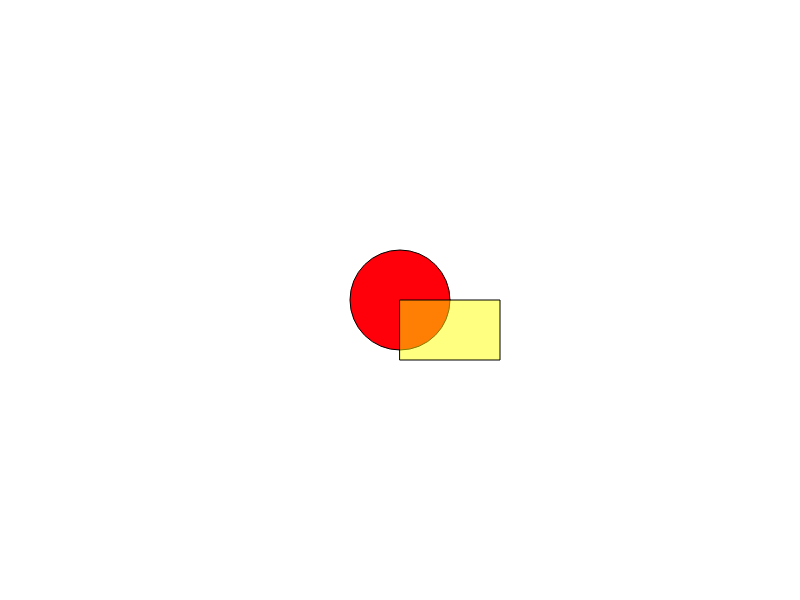
Frame 1 (no input)
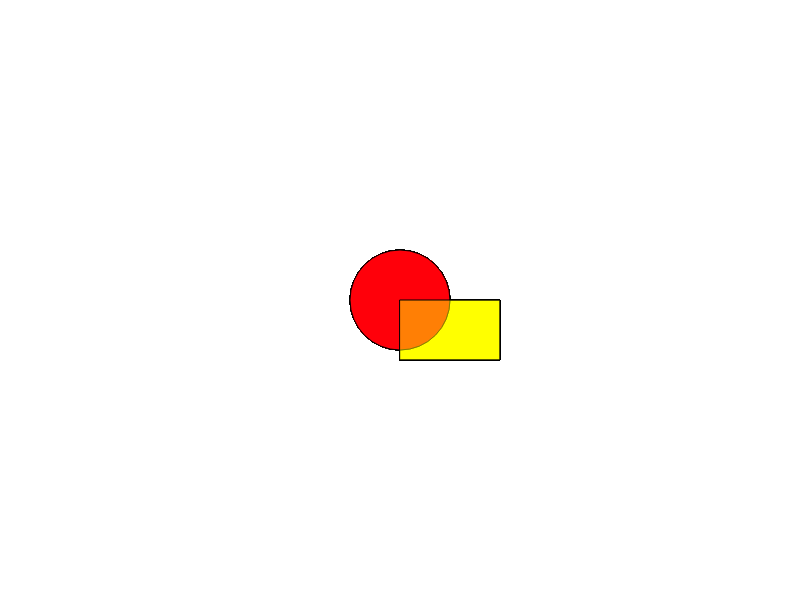
Frame 60 (no input)
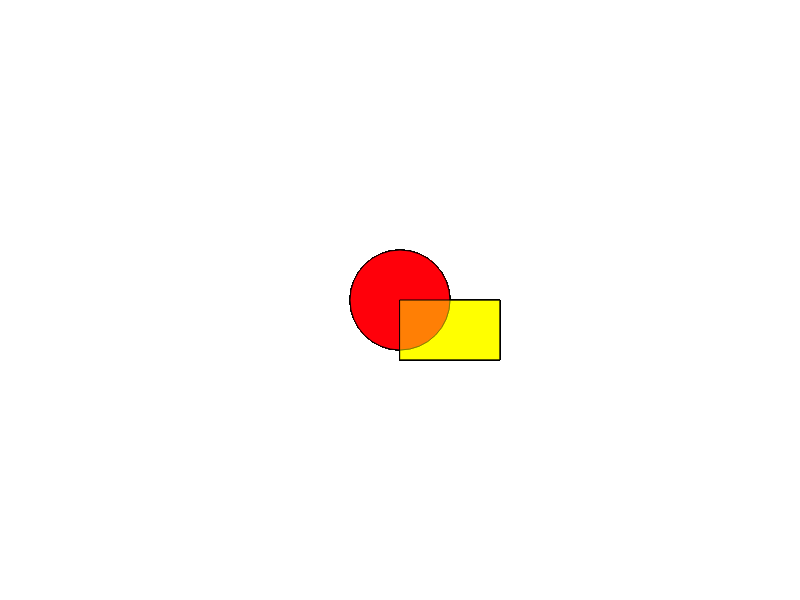
Frame 120 (the mouse pressed at the canvas centre since frame 60)

The p5.js sketch that drew these frames (run headless with seeded random() and noise() and a simulated clock; from frame 60 on, the mouse is pressed at the canvas centre):

// p5.js sketch
// ── sketch.js
/* 
填充颜色相关函数
fill(),stroke(),noFill(),noStroke()
*/

//setup()函数首先被执行，且只执行一次 
function setup() {
    createCanvas(800, 600);// 第一个参数800为画布宽度，第二个参数600为高度
    // noStroke();//取消边缘颜色填充
}

//draw()函数按照一定的帧率(frameRate)重复执行 
function draw() {
    fill(255, 0, 10);//设置图形填充颜色
    circle(400,300,100); //circle(x,y,d)函数，第1,2个参数为圆心坐标，第3个参数为直径   
    fill(255, 255, 0, 127);//设置新的图形填充颜色,其中第4个参数为透明度
    // noFill();//取消图形颜色填充
    // stroke(0);//边缘颜色填充为黑色
    rect(400,300,100,60); //rect(x,y,w,h)，第1,2个参数矩形左上角坐标值，w为宽度，h为高度 
}
